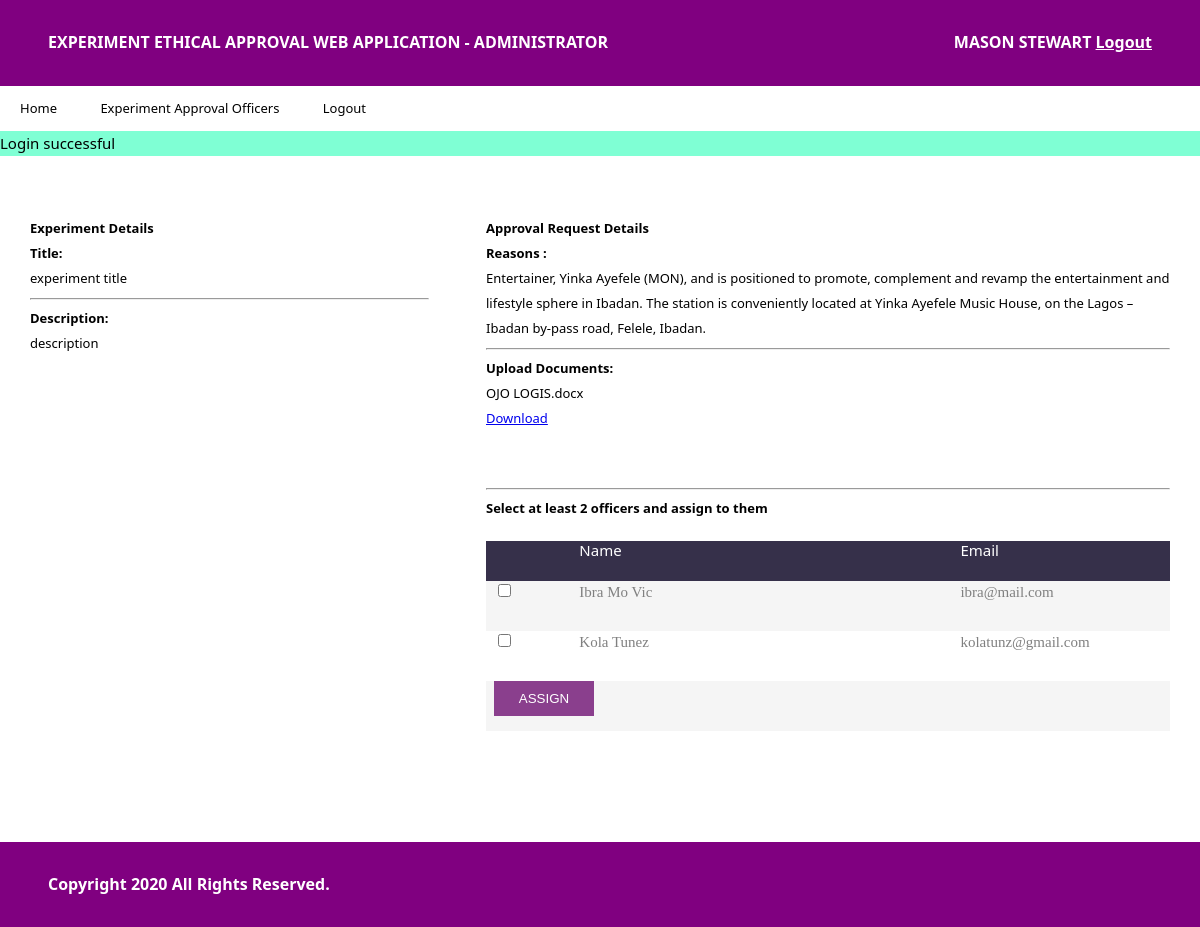
/administrator/details.php?experiment_id=13 (signed in), run on the app's committed database.
### tables this page shows
CREATE TABLE `submitted_requests` (
  `id` int(10) NOT NULL,
  `student_id` varchar(20) NOT NULL,
  `experiment_id` int(10) NOT NULL,
  `reasons` text NOT NULL,
  `file_location` text NOT NULL,
  `created_at` timestamp NOT NULL DEFAULT current_timestamp()
);

CREATE TABLE `experiments` (
  `id` int(11) NOT NULL,
  `student_id` int(11) NOT NULL,
  `title` varchar(255) NOT NULL,
  `description` text NOT NULL,
  `approval_status` int(1) NOT NULL DEFAULT 0,
  `created_at` timestamp NOT NULL DEFAULT current_timestamp()
);

CREATE TABLE `experiment_approval_officers` (
  `id` int(11) NOT NULL,
  `staff_id` varchar(10) NOT NULL,
  `name` varchar(30) NOT NULL,
  `email` varchar(30) NOT NULL,
  `password` varchar(255) NOT NULL,
  `created_at` timestamp NOT NULL DEFAULT current_timestamp()
);

### administrator/details.php (the view, shortened to what this page needs)
<?php
require "../db/db.php";
$id = $_GET['experiment_id'];
$submitted_requests = mysqli_query($connection, "SELECT students.id AS sid, submitted_requests.id AS srid, experiments.id AS eid, students.*, experiments.*, submitted_requests.* FROM `submitted_requests` LEFT JOIN experiments ON submitted_requests.experiment_id = experiments.id LEFT JOIN students ON submitted_requests.student_id = students.student_id WHERE experiments.id = '$id'");
$eaos = mysqli_query($connection, 'SELECT * FROM experiment_approval_officers ORDER BY name ASC')
?>
<html>
<head>
    <link rel="stylesheet" href="../css/reset.css">
    <link rel="stylesheet" href="../css/app.css">
</head>
<body>
<header>
    <div class="left">
        EXPERIMENT ETHICAL APPROVAL WEB APPLICATION - ADMINISTRATOR
    </div>
    <div class="right">
        <?php
        echo strtoupper($_SESSION['name']);
        ?>
        <a href="logout.php"> Logout </a>
    </div>
    <div class="clear"></div>
</header>
<nav>
    <ul>
        <li><a href="home.php"> Home </a></li>
        <li><a href="eaos.php"> Experiment Approval Officers </a></li>
        <li><a href="logout.php"> Logout </a></li>
    </ul>
</nav>
<div class="status">
    <?php
    if (isset($_SESSION['success'])) {
        echo $_SESSION['success'];
    }
    ?>
</div>
<main style="margin-top: 60px">
    <?php while ($row = mysqli_fetch_array($submitted_requests)) { ?>
        <div class="main-left">
            <h5 style="font-weight: bold;"><b>Experiment Details</b></h5>
            <p><b>Title:</b> <br>
                <?php echo $row['title']; ?>
            </p>
            <hr>
            <p><b>Description:</b> <br>
                <?php echo $row['description']; ?>
            </p>
        </div>
        <div class="main-right">
            <h5 style="font-weight: bold;"><b>Approval Request Details</b></h5>
            <p><b> Reasons :</b> <br>
                <?php echo $row['reasons']; ?>
            </p>
            <hr>
            <p><b>Upload Documents:</b> <br>
                <?php echo $row['file_location']; ?> <br> <a href="../documents/<?php echo $row['file_location'] ?>">
                    Download </a>
            </p>
            <br>
            <br>
            <hr>
            <b>Select at least 2 officers and assign to them</b>
            <table style="margin-top: 20px;">
                <thead>
                    <tr class="table100-head">
                        <th class="column1">  </th>
                        <th class="column2"> Name </th>
                        <th class="column3"> Email </th>
                    </tr>
                </thead>
                <tbody>
                    <form action="utils/assign_experiment_to_eao.php" method="post">
                        <?php $i = 1; while($row1 = mysqli_fetch_array($eaos)){?>
                            <tr>
                                <td> <input type="checkbox" name="eao[]" value="<?php echo $row1['id'];?>"> </td>
                                <td> <?php echo $row1['name']?></td>
                                <td> <?php echo $row1['email']?></td>
                            </tr>
                        <?php }?>
                        <tr>
                            <td colspan="3">
                                <input type="submit" value="ASSIGN" style="width: 100px;">
                            </td>
                        </tr>
                    </form>
                </tbody>
            </table>
        </div>
    <?php } ?>
    <div class="clear"></div>
</main>
<footer>
    Copyright <?php echo date('Y'); ?> All Rights Reserved.
</footer>
</body>
</html>

### css/app.css (style rules this page uses)
body { background-color: #FFF; color: white; font-size: 13px; line-height: 25px; font-family: "Segoe UI"; }
main { width: 95%; height: auto; margin: 0px auto 60px auto; color: black; }
header, footer { width: 92%; height: auto; padding: 30px 4%; background-color: #800080; color: white; font-size: 16px; font-weight: bold; }
nav { width: 100%; height: auto; margin: auto; }
nav ul { list-style-type: none; }
nav ul li { display: inline-block; margin: 10px 20px; }
nav ul li a { text-decoration: none; color: #000; }
header a, footer a { color: white; }
.left { float: left; }
.clear { clear: both; height: 1px; width: 100%; }
.right { float: right; text-align: right; }
input[type="submit"] { width: 100%; height: 35px; cursor: pointer; color: white; background-color: #8A3F8D; border: none; }
.status { font-size: 15px; color: black; background-color: aquamarine; }
.main-left { width: 35%; float: left; color: black !important; }
.main-right { width: 60%; float: right; }
table { border-spacing: 1; border-collapse: collapse; background: white; overflow: hidden; width: 100%; margin: 50px auto; position: relative; }
table * { position: relative; }
table td, table th { padding-left: 8px; }
table thead tr { height: 40px; background: #36304a; }
table tbody tr { height: 50px; }
table tbody tr:last-child { border: 0; }
table td, table th { text-align: left; }
.table100-head th { font-size: 15px; color: #fff; line-height: 1.2; font-weight: unset; }
tbody tr:nth-child(even) { background-color: #f5f5f5; }
tbody tr { font-family: OpenSans-Regular; font-size: 15px; color: #808080; line-height: 1.2; font-weight: unset; }
.column1 { width: 20px; padding-left: 40px; }
.column2 { width: 260px; }
.column3 { width: 145px; }

### data on the page
submitted_requests: experiment.title "experiment title", experiment.description "description", reasons "Entertainer, Yinka Ayefele (MON), and is positioned to promote, complement and revamp the entertainment and lifestyle sphere in Ibadan. The station is conveniently located at Yinka Ayefele Music House, on the Lagos – Ibadan by-pass road, Felele, Ibadan.", file_location "OJO LOGIS.docx"
experiment_approval_officers: name "Ibra Mo Vic", email "ibra@mail.com"
experiment_approval_officers: name "Kola Tunez", email "kolatunz@gmail.com"

### other printed values
$_SESSION['name'] "MASON STEWART"
$_SESSION['success'] "Login successful"
